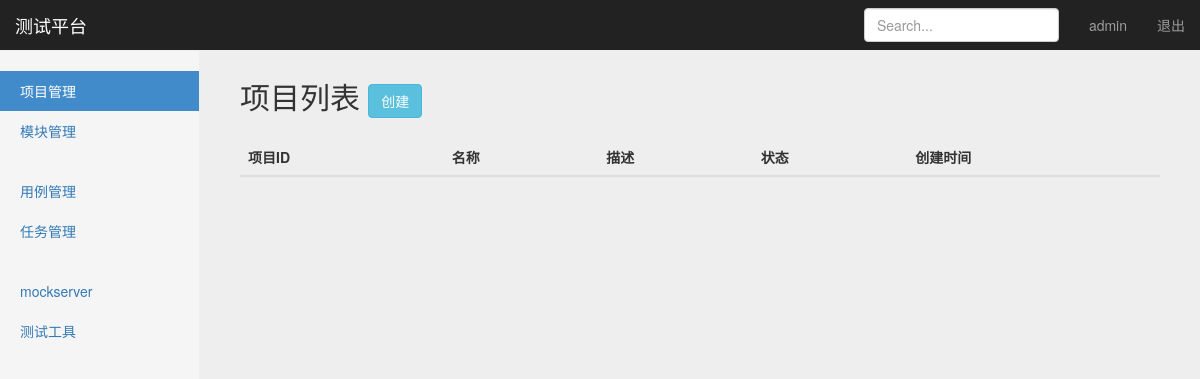
Before: /manage/project_manage/ (signed in) with the older database file.
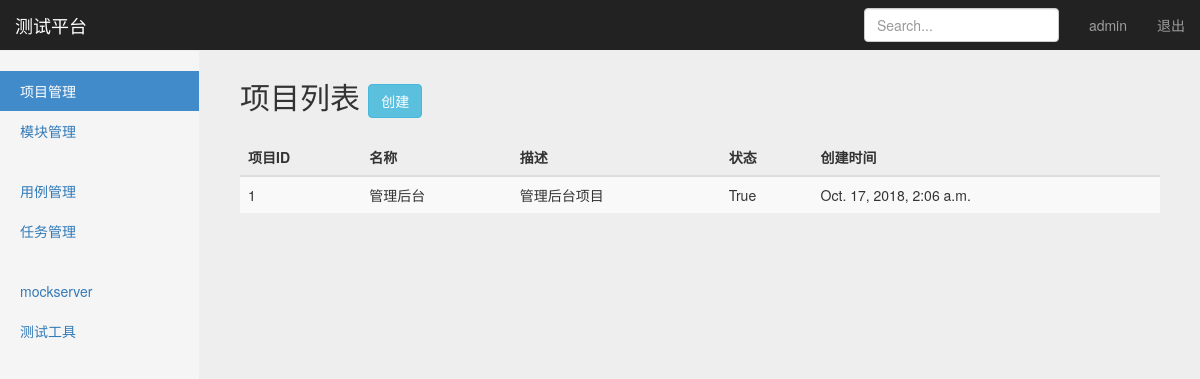
After: the same page with the newer database file.
### projects_app/models.py (models this page shows, shortened)
class Project(models.Model):
    name = models.CharField("名称", max_length=100, blank=False, default="")
    description = models.TextField("描述", default="")
    status = models.BooleanField("状态", default=True)
    create_time = models.DateTimeField("创建时间", auto_now=True)

### projects_app/views.py (the view)
# urls.py: path('project_manage/', views.project_manage),
@login_required
def project_manage(request):
    username = request.session.get('now_user', '')
    All_Project = Project.objects.all()
    return render(request, 'project_manage.html',
                   {
                       "user": username,
                       "projects": All_Project,       # 传project
                       "type": "list",
                   })

### templates/project_manage.html (shortened to what this page needs)
{% extends "base.html" %}
{% block content %}
    <nav class="navbar navbar-inverse navbar-fixed-top">
      <div class="container-fluid">
        <div class="navbar-header">
          <a class="navbar-brand" href="#">测试平台</a>
        </div>
        <div id="navbar" class="navbar-collapse collapse">
          <ul class="nav navbar-nav navbar-right">
            <li><a href="#">{{user}}</a></li>
            <li><a href="/logout/">退出</a></li>
          </ul>
          <form class="navbar-form navbar-right">
            <input type="text" class="form-control" placeholder="Search...">
          </form>
        </div>
      </div>
    </nav>
    <div class="container-fluid">
        <div class="row">
            <div class="col-sm-3 col-md-2 sidebar">
                <ul class="nav nav-sidebar">
                    <li class="active"><a href="#">项目管理</a></li>
                    <li><a href="#">模块管理</a></li>
                </ul>
                <ul class="nav nav-sidebar">
                    <li><a href="">用例管理</a></li>
                    <li><a href="">任务管理</a></li>
                </ul>
                <ul class="nav nav-sidebar">
                    <li><a href="">mockserver</a></li>
                    <li><a href="">测试工具</a></li>
                </ul>
            </div>
          {% if type == 'list' %}
          <div class="col-sm-9 col-sm-offset-3 col-md-10 col-md-offset-2 main">
          <h2 class="sub-header">项目列表
          <button type="button" class="btn btn-info"
                    style=body {
                      padding: 50px
                      }
                    onclick="window.location.href='/manage/project_add/'">创建</button>
          </h2>
          <div class="table-responsive">
            <table class="table table-striped">
              <thead>
                <tr>
                  <th>项目ID</th>
                  <th>名称</th>
                  <th>描述</th>
                  <th>状态</th>
                  <th>创建时间</th>
                </tr>
              </thead>
              <tbody>
                {% for project in projects %}
                <tr>
                  <td>{{project.id}}</td>
                  <td>{{project.name}}</td>
                  <td>{{project.description}}</td>
                  <td>{{project.status}}</td>
                  <td>{{project.create_time}}</td>
                </tr>
              {% endfor %}
              </tbody>
            </table>
          </div>
        </div>
          {% endif %}
      </div>
    </div>
{% endblock %}

### templates/base.html (shortened to what this page needs)
<!DOCTYPE html>
<html lang="zh-CN">
  <head>
      {% load static %}
      {% load static %}
      <link rel="stylesheet" href="{% static 'css/bootstrap.min.css' %}">
      <link rel="stylesheet" href="{% static 'css/dashboard.css' %}">
      <link rel="stylesheet"  href="{% static 'css/signin.css' %}">
  </head>
  <body>
    {% block content %}
    {% endblock %}
  </body>
</html>

### static/css/dashboard.css (style rules this page uses)
body { padding-top: 50px; }
.sub-header { padding-bottom: 10px; border-bottom: 1px solid #eee; }
.navbar-fixed-top { border: 0; }
.sidebar { display: none; }
@media (min-width: 768px) { .sidebar { position: fixed; top: 51px; bottom: 0; left: 0; z-index: 1000; display: block; padding: 20px; overflow-x: hidden; overflow-y: auto; background-color: #f5f5f5; border-right: 1px solid #eee; } }
.nav-sidebar { margin-right: -21px; margin-bottom: 20px; margin-left: -20px; }
.nav-sidebar > li > a { padding-right: 20px; padding-left: 20px; }
.nav-sidebar > .active > a, .nav-sidebar > .active > a:hover, .nav-sidebar > .active > a:focus { color: #fff; background-color: #428bca; }
.main { padding: 20px; }
@media (min-width: 768px) { .main { padding-right: 40px; padding-left: 40px; } }

### static/css/signin.css (style rules this page uses)
body { padding-top: 40px; padding-bottom: 40px; background-color: #eee; }

Changed rows visible on the page:
added Project: id "1", name "管理后台", description "管理后台项目", status "True", create_time "Oct. 17, 2018, 2:06 a.m."
